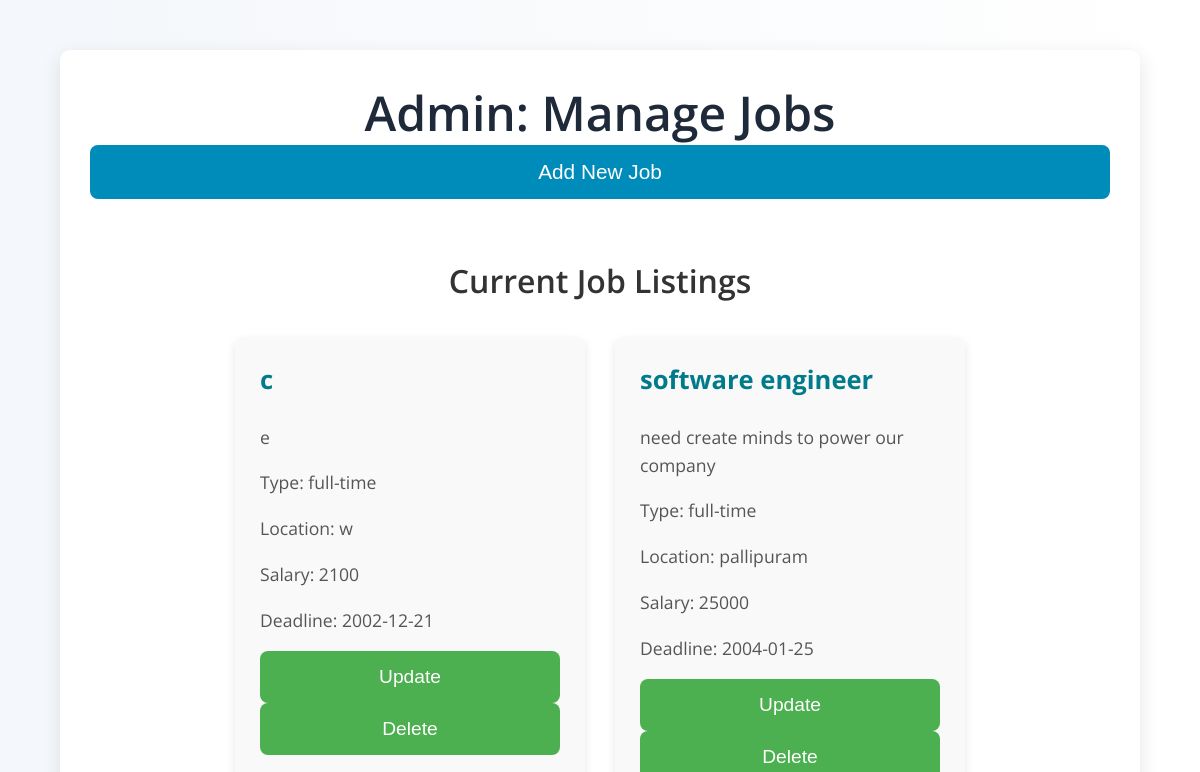
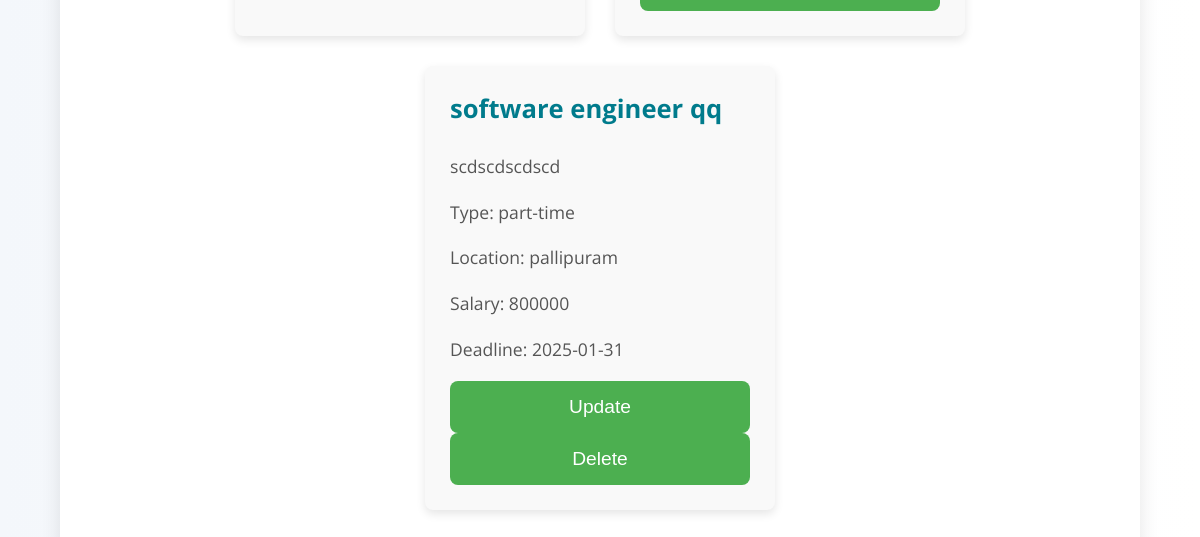
Page /admin/adminmn (signed in) on the earlier database version (2 pictures, top to bottom).
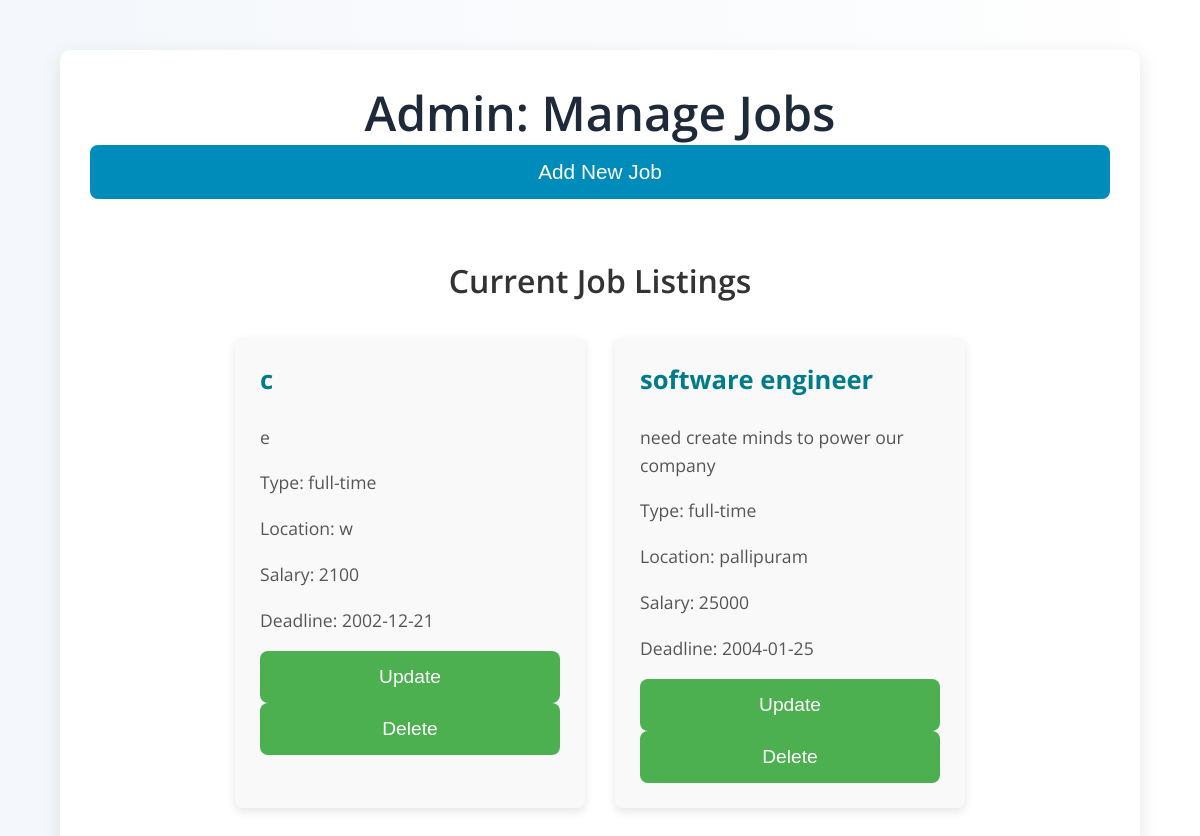
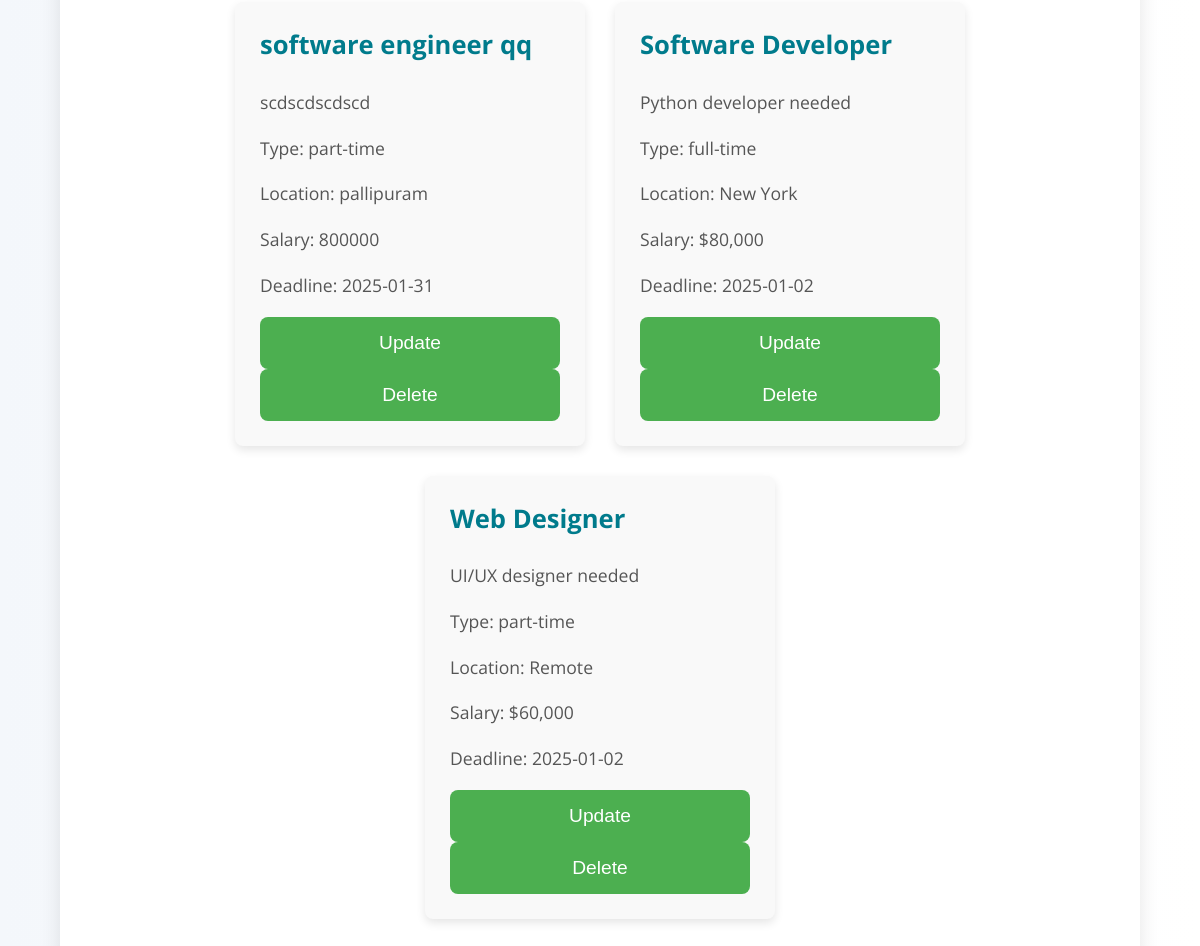
Same page on the later database version (2 pictures, top to bottom).
### models.py (models this page shows, shortened)
class Job(db.Model):
    __tablename__ = 'jobs'
    id = db.Column(db.Integer, primary_key=True)
    title = db.Column(db.String(100), nullable=False)
    description = db.Column(db.Text, nullable=False)
    job_type = db.Column(db.String(20), nullable=False)  # full-time, part-time, contract
    location = db.Column(db.String(100), nullable=False)
    salary = db.Column(db.String(50), nullable=False)
    deadline = db.Column(db.Date, nullable=False)
    created_at = db.Column(db.DateTime, default=datetime.utcnow)
    created_by = db.Column(db.Integer, db.ForeignKey('users.id'), nullable=False)
    user = db.relationship('User', backref=db.backref('jobs', lazy=True))

### admin_routes.py (the view, shortened to what this page needs)
@admin_blueprint.route('/adminmn', methods=['GET', 'POST'])
def manage_jobs():
    from app import db
    from models import Job
    if 'user_id' not in session or session.get('role') != 'admin':
        return redirect(url_for('auth.login'))  # Ensure only admins can access
    jobs = Job.query.all()
    return render_template('adminmn.html', jobs=jobs)

### templates/adminmn.html (shortened to what this page needs)
<!DOCTYPE html>
<html lang="en">
<head>
    <link rel="stylesheet" href="{{url_for('static', filename='/css/adminmn.css')}}">
</head>
<body>
    <div class="container">
        <div class="header">
            <h1>Admin: Manage Jobs</h1>
            <button class="show-form-button" onclick="toggleForm()">Add New Job</button>
<div class="job-list-container">
    <h2>Current Job Listings</h2>
    <ul id="jobList" class="job-list">
        {% for job in jobs %}
        <li>
            <h3>{{ job.title }}</h3>
            <p>{{ job.description }}</p>
            <p>Type: {{ job.job_type }}</p>
            <p>Location: {{ job.location }}</p>
            <p>Salary: {{ job.salary }}</p>
            <p>Deadline: {{ job.deadline }}</p>
            <div class="job-actions">
                <button
                    class="update-button"
                    onclick="editJob({{ job.id }}, '{{ job.title }}', '{{ job.description }}', '{{ job.job_type }}', '{{ job.location }}', '{{ job.salary }}', '{{ job.deadline }}')">
                    Update
                </button>
                <form action="{{ url_for('admin_routes.delete_job', job_id=job.id) }}" method="POST" style="display:inline;">
                    <button type="submit" class="delete-button">Delete</button>
                </form>
            </div>
        </li>
        {% endfor %}
    </ul>
</div>
</body>
</html>

Differences in the rows shown:
added Job: title "Software Developer", description "Python developer needed", job_type "full-time", location "New York", salary "$80,000", deadline "2025-01-02"
added Job: title "Web Designer", description "UI/UX designer needed", job_type "part-time", location "Remote", salary "$60,000", deadline "2025-01-02"
